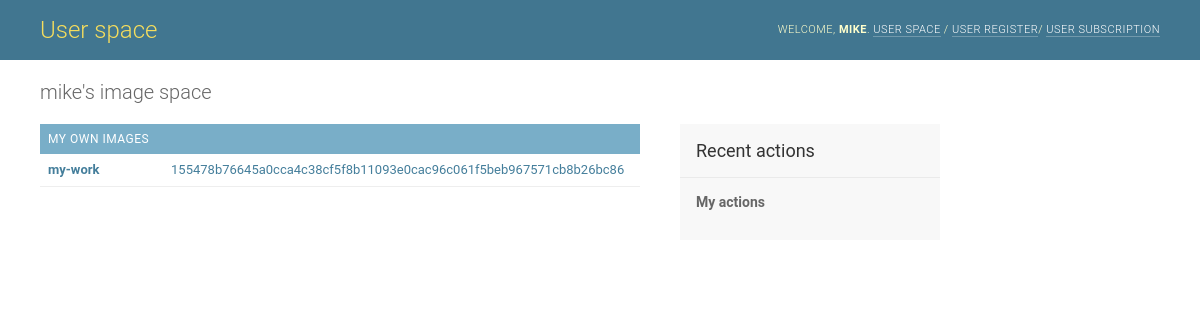
Screenshot of /share/info (signed in) with the database file from the repository.
### share/models.py (models this page shows, shortened)
class User(models.Model):
    name = models.CharField(max_length=8)
    password = models.CharField(max_length=50)
    email = models.CharField(max_length=30)

class Image(models.Model):
    user=models.ForeignKey(User,on_delete=models.CASCADE)
    description = models.CharField(max_length=100)
    serial_number = models.CharField(max_length=100)

### share/views.py (the view)
# urls.py: path('info', views.info, name='info'),
def info(request):
    if request.session.get('user', None):
        user = User.objects.get(pk=request.session['user'])
        return render(request, 'share/info.html', {'user': user})
    else:
        return render(request, 'share/login.html')

### share/templates/share/info.html (shortened to what this page needs)
{% load static %}
<link rel="stylesheet" type="text/css" href="{% static 'share/base.css' %}">
<link rel="stylesheet" type="text/css" href="{% static 'share/dashboard.css' %}">
<link rel="stylesheet" type="text/css" href="{% static 'share/responsive.css' %}">
<div class=" dashboard" data-admin-utc-offset="0">
    <div id="container">
        <div id="header">
            <div id="branding">
                <h1 id="site-name"><a href="{% url 'share:info' %}">User space</a></h1>
            </div>
            <div id="user-tools">
                Welcome,
                <strong>{{ user.name }}</strong>.
                <a href="{% url 'share:info' %}">User space</a> /
                <a href="{% url 'share:register' %}">User register</a>/
                <a href="{% url 'share:configureSubscription' %}">User subscription</a>
            </div>
        </div>
        <div id="content" class="colMS">
            <h1>{{ user.name }}'s image space</h1>
            <div id="content-main">
                <div class="app-auth module">
                    <table>
                        <caption>
                            <a href="#" class="section"
                               title="{{ user.name }}'s own images">My own images</a>
                        </caption>
                        <tbody>
                        {% for image in user.image_set.all %}
                            <tr class="model-group">
                                <th scope="row">
                                    <a href="{% url 'share:container' image.id %}">{{ image.description }}</a>
                                </th>
                                <td><a href="{% url 'share:container' image.id %}"
                                       class="changelink">{{ image.serial_number }}</a></td>
                            </tr>
                        {% endfor %}
                        </tbody>
                    </table>
                </div>
            </div>
            <div id="content-related">
                <div class="module" id="recent-actions-module">
                    <h2>Recent actions</h2>
                    <h3>My actions</h3>
                </div>
            </div>
            <br class="clear">
        </div>
    </div>
</div>

### share/static/share/base.css (style rules this page uses)
a:link, a:visited { color: #447e9b; text-decoration: none; }
a.section:link, a.section:visited { color: #fff; text-decoration: none; }
h1,h2,h3,h4,h5 { font-weight: bold; }
h1 { margin: 0 0 20px; font-weight: 300; font-size: 20px; color: #666; }
h2 { font-size: 16px; margin: 1em 0 .5em 0; }
h3 { font-size: 14px; margin: .8em 0 .3em 0; color: #666; font-weight: bold; }
table { border-collapse: collapse; border-color: #ccc; }
td, th { font-size: 13px; line-height: 16px; border-bottom: 1px solid #eee; vertical-align: top; padding: 8px; font-family: "Roboto", "Lucida Grande", Verdana, Arial, sans-serif; }
th { font-weight: 600; text-align: left; }
.module { border: none; margin-bottom: 30px; background: #fff; }
.module p, .module ul, .module h3, .module h4, .module dl, .module pre { padding-left: 10px; padding-right: 10px; }
.module h3 { margin-top: .6em; }
.module h2, .module caption, .inline-group h2 { margin: 0; padding: 8px; font-weight: 400; font-size: 13px; text-align: left; background: #79aec8; color: #fff; }
.module caption, .inline-group h2 { font-size: 12px; letter-spacing: 0.5px; text-transform: uppercase; }
.module table { border-collapse: collapse; }
.changelink, .inlinechangelink { padding-left: 16px; background: url(../img/icon-changelink.svg) 0 1px no-repeat; }
#container { position: relative; width: 100%; min-width: 980px; padding: 0; }
#content { padding: 20px 40px; }
.dashboard #content { width: 600px; }
#content-main { float: left; width: 100%; }
#content-related { float: right; width: 260px; position: relative; margin-right: -300px; }
.colMS { margin-right: 300px; }
#header { width: auto; height: 40px; padding: 10px 40px; background: #417690; line-height: 40px; color: #ffc; overflow: hidden; }
#header a:link, #header a:visited { color: #fff; }
#branding { float: left; }
#branding h1 { padding: 0; margin: 0 20px 0 0; font-weight: 300; font-size: 24px; color: #f5dd5d; }
#branding h1, #branding h1 a:link, #branding h1 a:visited { color: #f5dd5d; }
#user-tools { float: right; padding: 0; margin: 0 0 0 20px; font-weight: 300; font-size: 11px; letter-spacing: 0.5px; text-transform: uppercase; text-align: right; }
#user-tools a { border-bottom: 1px solid rgba(255, 255, 255, 0.25); }
#content-related { background: #f8f8f8; }
#content-related .module { background: none; }
#content-related h3 { font-size: 14px; color: #666; padding: 0 16px; margin: 0 0 16px; }
#content-related .module h2 { background: none; padding: 16px; margin-bottom: 16px; border-bottom: 1px solid #eaeaea; font-size: 18px; color: #333; }

### share/static/share/dashboard.css (style rules this page uses)
.dashboard .module table th { width: 100%; }
.dashboard .module table td { white-space: nowrap; }
.dashboard .module table td a { display: block; padding-right: .6em; }

### rows the page displays
User: name "MIKE", name "mike"
Image: description "my-work", serial_number "155478b76645a0cca4c38cf5f8b11093e0cac96c061f5beb967571cb8b26bc86"
